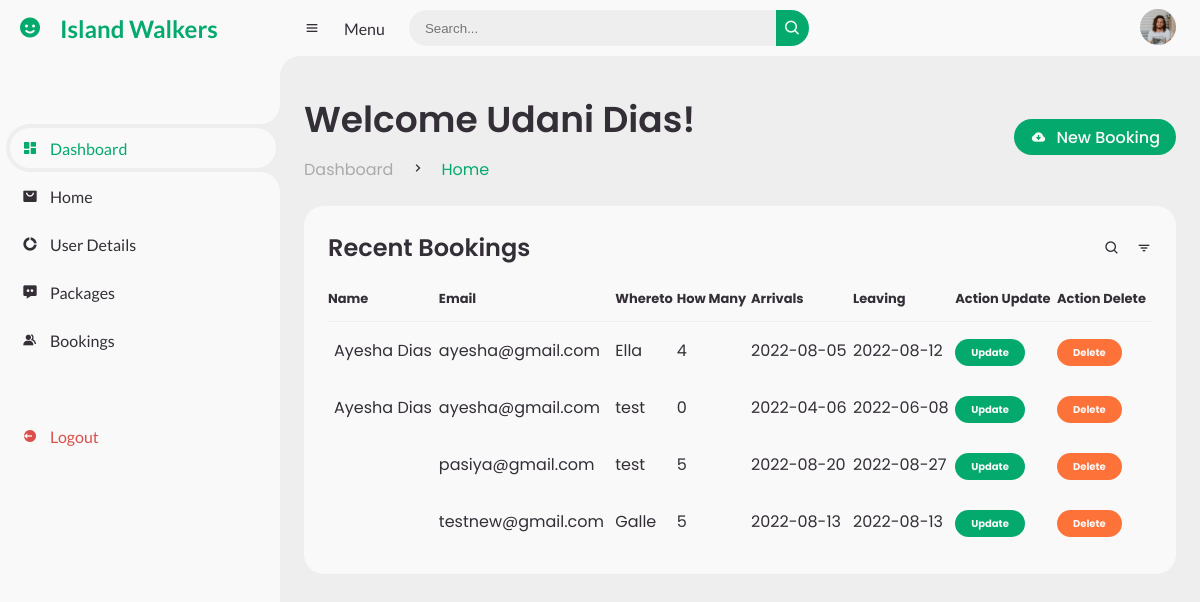
Page /dashboard/bookings.php (signed in) on the committed database.
### tables this page shows
CREATE TABLE `bookings` (
  `bid` int(11) NOT NULL,
  `username` varchar(30) NOT NULL,
  `email` varchar(30) NOT NULL,
  `whereto` varchar(30) NOT NULL,
  `howmany` int(11) NOT NULL,
  `arrivals` date NOT NULL,
  `leaving` date NOT NULL
);

### dashboard/bookings.php (the view, shortened to what this page needs)
<?php
include '..\dbconnection\dbconnect.php';
?>
<!DOCTYPE html>
<html lang="en">
<head>
    <link href='https://unpkg.com/boxicons@2.0.9/css/boxicons.min.css' rel='stylesheet'>
    <link rel="stylesheet" href="style.css">
</head>
<body>
    <section id="sidebar">
        <a href="..\index.php" class="brand">
            <i class='bx bxs-smile'></i>
            <span class="text">Island Walkers</span>
        </a>
        <ul class="side-menu top">
            <li class="active">
                <a href="adminpanel.php">
                    <i class='bx bxs-dashboard'></i>
                    <span class="text">Dashboard</span>
                </a>
            </li>
            <li>
                <a href="..\index.php">
                    <i class='bx bxs-shopping-bag-alt'></i>
                    <span class="text">Home</span>
                </a>
            </li>
            <li>
                <a href="userdetails.php">
                    <i class='bx bxs-doughnut-chart'></i>
                    <span class="text">User Details</span>
                </a>
            </li>
            <li>
                <a href="packages.php">
                    <i class='bx bxs-message-dots'></i>
                    <span class="text">Packages</span>
                </a>
            </li>
            <li>
                <a href="bookings.php">
                    <i class='bx bxs-group'></i>
                    <span class="text">Bookings</span>
                </a>
            </li>
        </ul>
        <ul class="side-menu">
            <li>
                <a href="logout.php" class="logout">
                    <i class='bx bxs-log-out-circle'></i>
                    <span class="text">Logout</span>
                </a>
            </li>
        </ul>
    </section>
    <section id="content">
        <nav>
            <i class='bx bx-menu'></i>
            <a href="#" class="nav-link">Menu</a>
            <form action="#">
                <div class="form-input">
                    <input type="search" placeholder="Search...">
                    <button type="submit" class="search-btn"><i class='bx bx-search'></i></button>
                </div>
            </form>
            <a href="#" class="profile">
                <img src="img/people.png">
            </a>
        </nav>
        <main>
            <div class="head-title">
                <div class="left">
                    <h1>Welcome <?php echo $_SESSION['username'];
                                ?>!</h1>
                    <ul class="breadcrumb">
                        <li>
                            <a href="#">Dashboard</a>
                        </li>
                        <li><i class='bx bx-chevron-right'></i></li>
                        <li>
                            <a class="active" href="#">Home</a>
                        </li>
                    </ul>
                </div>
                <a href="..\bookingdetailform.php" class="btn-download">
					<i class='bx bxs-cloud-download' ></i>
					<span class="text">New Booking</span>
				</a>
            </div>
            <div class="table-data">
                <div class="order">
                    <div class="head">
                        <h3>Recent Bookings</h3>
                        <i class='bx bx-search'></i>
                        <i class='bx bx-filter'></i>
                    </div>
                    <?php
                    $sql = "SELECT * from bookings";
                    $result = $conn->query($sql);
                    if ($result->num_rows > 0) {
                        echo "
                                <table style='width:100%'>
                                    <thead>
                                     <tr>
                                        <th>Name</th>
                                        <th>Email</th>
                                        <th>Whereto</th>
                                        <th>How Many</th>
                                        <th>Arrivals</th>
                                        <th>Leaving</th>
                                        <th>Action Update</th>
                                        <th>Action Delete</th>
                                     </tr>
                                    </thead>";
                        while ($row = $result->fetch_assoc()) {
                            echo
                            "<tbody>
                                    <tr>
                                    <td>" . $row["username"] . "</td>
                                    <td>" . $row["email"] . "</td>
                                    <td>" . $row["whereto"] . "</td>
                                    <td>" . $row["howmany"] . "</td>
                                    <td>" . $row["arrivals"] . "</td>
                                    <td>" . $row["leaving"] . "</td>
                                    <td><a href='..\bookingdetailform.php?bid=" . $row["bid"] . "' span class='status completed'>Update</span></td>
                                    <td><a href='?bid=" . $row["bid"] . "' span class='status pending'>Delete</span></td>
                                    </tr>
                                    ";
                        }
                    }
                    ?>
                    </tbody>
                    </table>
                </div>
            </div>
        </main>
    </section>
</body>
</html>

### rows in the picture
bookings: username "Ayesha Dias", email "ayesha@gmail.com", whereto "Ella", howmany "4", arrivals "2022-08-05", leaving "2022-08-12"
bookings: username "Ayesha Dias", email "ayesha@gmail.com", whereto "test", howmany "0", arrivals "2022-04-06", leaving "2022-06-08"
bookings: email "pasiya@gmail.com", whereto "test", howmany "5", arrivals "2022-08-20", leaving "2022-08-27"
bookings: email "testnew@gmail.com", whereto "Galle", howmany "5", arrivals "2022-08-13", leaving "2022-08-13"

### other values in the picture
$_SESSION['username'] "Udani Dias"
